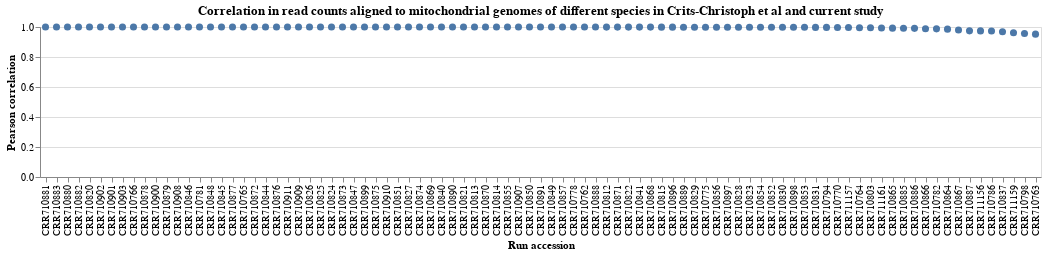

Notebook code cell kept with this figure:
### Markdown cell above
Plot the correlations by run:

### Code cell
aligned_reads_current_slider = alt.param(
    bind=alt.binding_range(
        name="minimum aligned reads in current study",
        min=0,
        max=1000,
    ),
    value=50,
)

aligned_reads_crits_christoph_slider = alt.param(
    bind=alt.binding_range(
        name="minimum aligned reads in Crits-Christoph et al",
        min=0,
        max=1000,
    ),
    value=50,
)

crits_christoph_vs_current_run_corr_chart = (
    alt.Chart(crits_christoph_vs_current_run_corr)
    .encode(
        x=alt.X(
            "Run accession",
            sort=alt.SortField("correlation", order="descending"),
        ),
        y=alt.Y("correlation", title="Pearson correlation"),
        tooltip=[
            alt.Tooltip(c, format=".4g")
            if crits_christoph_vs_current_run_corr[c].dtype == float
            else c
            for c in crits_christoph_vs_current_run_corr.columns.tolist()
        ],
    )
    .mark_circle(size=50, opacity=1)
    .properties(
        width=alt.Step(11),
        height=150,
        title=(
            "Correlation in read counts aligned to mitochondrial genomes of different "
            "species in Crits-Christoph et al and current study"
        )
    )
    .add_params(aligned_reads_current_slider, aligned_reads_crits_christoph_slider)
    .transform_filter(
        alt.datum["aligned_reads_current_study"] >= aligned_reads_current_slider
    )
    .transform_filter(
        alt.datum["aligned_reads_Crits_Christoph"] >= aligned_reads_crits_christoph_slider
    )
)

crits_christoph_vs_current_run_corr_chart

### Figure 1 — Vega-Lite specification as saved in the notebook (floating-point values rounded to 4 significant figures)
{"config": {"view": {"continuousWidth": 300, "continuousHeight": 300}}, "data": {"name": "data-71182559c1343452cd1048f0968b1e2c"}, "mark": {"type": "circle", "opacity": 1, "size": 50}, "encoding": {"tooltip": [{"field": "Run accession", "type": "nominal"}, {"field": "sample", "type": "nominal"}, {"field": "correlation", "format": ".4g", "type": "quantitative"}, {"field": "aligned_reads_Crits_Christoph", "type": "quantitative"}, {"field": "aligned_reads_current_study", "type": "quantitative"}], "x": {"field": "Run accession", "sort": {"field": "correlation", "order": "descending"}, "type": "nominal"}, "y": {"field": "correlation", "title": "Pearson correlation", "type": "quantitative"}}, "height": 150, "params": [{"name": "param_1", "bind": {"input": "range", "max": 1000, "min": 0, "name": "minimum aligned reads in current study"}, "value": 50}, {"name": "param_2", "bind": {"input": "range", "max": 1000, "min": 0, "name": "minimum aligned reads in Crits-Christoph et al"}, "value": 50}], "title": "Correlation in read counts aligned to mitochondrial genomes of different species in Crits-Christoph et al and current study", "transform": [{"filter": "(datum['aligned_reads_current_study'] >= param_1)"}, {"filter": "(datum['aligned_reads_Crits_Christoph'] >= param_2)"}], "width": {"step": 11}, "$schema": "https://vega.github.io/schema/vega-lite/v5.6.1.json", "datasets": {"data-71182559c1343452cd1048f0968b1e2c": [{"Run accession": "CRR710762", "sample": "Q61", "correlation": 0.9994, "aligned_reads_Crits_Christoph": 21889, "aligned_reads_current_study": 12315}, {"Run accession": "CRR710763", "sample": "Q64", "correlation": 0.9524, "aligned_reads_Crits_Christoph": 1291, "aligned_reads_current_study": 715}, {"Run accession": "CRR710764", "sample": "Q68", "correlation": 0.9954, "aligned_reads_Crits_Christoph": 1364, "aligned_reads_current_study": 782}, {"Run accession": "CRR710765", "sample": "Q69", "correlation": 0.9999, "aligned_reads_Crits_Christoph": 4627, "aligned_reads_current_study": 2814}, {"Run accession": "CRR710766", "sample": "Q70", "correlation": 1.0, "aligned_reads_Crits_Christoph": 6153, "aligned_reads_current_study": 2818}, {"Run accession": "CRR710770", "sample": "1-29-8", "correlation": 0.9965, "aligned_reads_Crits_Christoph": 67, "aligned_reads_current_study": 69}, {"Run accession": "CRR710772", "sample": "8-25-M1", "correlation": 0.9836, "aligned_reads_Crits_Christoph": 46, "aligned_reads_current_study": 47}, {"Run accession": "CRR710775", "sample": "WS-1-1", "correlation": 0.9988, "aligned_reads_Crits_Christoph": 313, "aligned_reads_current_study": 116}, {"Run accession": "CRR710778", "sample": "WS-2-1", "correlation": 0.9995, "aligned_reads_Crits_Christoph": 628, "aligned_reads_current_study": 254}, {"Run accession": "CRR710781", "sample": "WS-2-3", "correlation": 0.9999, "aligned_reads_Crits_Christoph": 3101, "aligned_reads_current_study": 1110}, {"Run accession": "CRR710782", "sample": "CSSQ-1-3", "correlation": 0.9876, "aligned_reads_Crits_Christoph": 73164, "aligned_reads_current_study": 52921}, {"Run accession": "CRR710786", "sample": "W-8-25-D1", "correlation": 0.9729, "aligned_reads_Crits_Christoph": 604, "aligned_reads_current_study": 278}, {"Run accession": "CRR710790", "sample": "W-8-25-L", "correlation": 0.9743, "aligned_reads_Crits_Christoph": 96, "aligned_reads_current_study": 48}, {"Run accession": "CRR710794", "sample": "EWS-2#-2", "correlation": 0.9974, "aligned_reads_Crits_Christoph": 129, "aligned_reads_current_study": 94}, {"Run accession": "CRR710798", "sample": "WWS-1#", "correlation": 0.9562, "aligned_reads_Crits_Christoph": 91, "aligned_reads_current_study": 63}, {"Run accession": "CRR710803", "sample": "WWS-1#-3", "correlation": 0.9944, "aligned_reads_Crits_Christoph": 148, "aligned_reads_current_study": 118}, {"Run accession": "CRR710804", "sample": "WWS-2#-3", "correlation": 0.7484, "aligned_reads_Crits_Christoph": 24, "aligned_reads_current_study": 23}, {"Run accession": "CRR710812", "sample": "A101", "correlation": 0.9994, "aligned_reads_Crits_Christoph": 1168, "aligned_reads_current_study": 1196}, {"Run accession": "CRR710813", "sample": "A101", "correlation": 0.9997, "aligned_reads_Crits_Christoph": 1187, "aligned_reads_current_study": 1207}, {"Run accession": "CRR710814", "sample": "A101", "correlation": 0.9996, "aligned_reads_Crits_Christoph": 1199, "aligned_reads_current_study": 1213}, {"Run accession": "CRR710815", "sample": "A101", "correlation": 0.9991, "aligned_reads_Crits_Christoph": 1149, "aligned_reads_current_study": 1201}, {"Run accession": "CRR710820", "sample": "A15", "correlation": 1.0, "aligned_reads_Crits_Christoph": 162, "aligned_reads_current_study": 159}, {"Run accession": "CRR710821", "sample": "A15", "correlation": 0.9997, "aligned_reads_Crits_Christoph": 96, "aligned_reads_current_study": 88}, {"Run accession": "CRR710822", "sample": "A15", "correlation": 0.9993, "aligned_reads_Crits_Christoph": 129, "aligned_reads_current_study": 120}, {"Run accession": "CRR710823", "sample": "A15", "correlation": 0.9985, "aligned_reads_Crits_Christoph": 123, "aligned_reads_current_study": 124}, {"Run accession": "CRR710824", "sample": "A18", "correlation": 0.9998, "aligned_reads_Crits_Christoph": 620, "aligned_reads_current_study": 639}, {"Run accession": "CRR710825", "sample": "A18", "correlation": 0.9998, "aligned_reads_Crits_Christoph": 743, "aligned_reads_current_study": 777}, {"Run accession": "CRR710826", "sample": "A18", "correlation": 0.9998, "aligned_reads_Crits_Christoph": 649, "aligned_reads_current_study": 673}, {"Run accession": "CRR710827", "sample": "A18", "correlation": 0.9998, "aligned_reads_Crits_Christoph": 594, "aligned_reads_current_study": 633}, {"Run accession": "CRR710828", "sample": "A2", "correlation": 0.9985, "aligned_reads_Crits_Christoph": 288, "aligned_reads_current_study": 319}, {"Run accession": "CRR710829", "sample": "A2", "correlation": 0.9988, "aligned_reads_Crits_Christoph": 321, "aligned_reads_current_study": 354}, {"Run accession": "CRR710830", "sample": "A2", "correlation": 0.9983, "aligned_reads_Crits_Christoph": 265, "aligned_reads_current_study": 313}, {"Run accession": "CRR710831", "sample": "A2", "correlation": 0.9975, "aligned_reads_Crits_Christoph": 247, "aligned_reads_current_study": 268}, {"Run accession": "CRR710836", "sample": "A33", "correlation": 0.9589, "aligned_reads_Crits_Christoph": 29, "aligned_reads_current_study": 49}, {"Run accession": "CRR710837", "sample": "A33", "correlation": 0.9684, "aligned_reads_Crits_Christoph": 53, "aligned_reads_current_study": 72}, {"Run accession": "CRR710838", "sample": "A33", "correlation": 0.9767, "aligned_reads_Crits_Christoph": 34, "aligned_reads_current_study": 55}, {"Run accession": "CRR710839", "sample": "A33", "correlation": 0.9107, "aligned_reads_Crits_Christoph": 30, "aligned_reads_current_study": 64}, {"Run accession": "CRR710840", "sample": "A55", "correlation": 0.9997, "aligned_reads_Crits_Christoph": 2376, "aligned_reads_current_study": 2505}, {"Run accession": "CRR710841", "sample": "A55", "correlation": 0.9992, "aligned_reads_Crits_Christoph": 2389, "aligned_reads_current_study": 2495}, {"Run accession": "CRR710844", "sample": "A61", "correlation": 0.9999, "aligned_reads_Crits_Christoph": 3486, "aligned_reads_current_study": 3505}, {"Run accession": "CRR710845", "sample": "A61", "correlation": 0.9999, "aligned_reads_Crits_Christoph": 3589, "aligned_reads_current_study": 3594}, {"Run accession": "CRR710846", "sample": "A61", "correlation": 0.9999, "aligned_reads_Crits_Christoph": 3524, "aligned_reads_current_study": 3541}, {"Run accession": "CRR710847", "sample": "A61", "correlation": 0.9998, "aligned_reads_Crits_Christoph": 3337, "aligned_reads_current_study": 3348}, {"Run accession": "CRR710848", "sample": "A63", "correlation": 0.9999, "aligned_reads_Crits_Christoph": 609, "aligned_reads_current_study": 629}, {"Run accession": "CRR710849", "sample": "A63", "correlation": 0.9995, "aligned_reads_Crits_Christoph": 541, "aligned_reads_current_study": 589}, {"Run accession": "CRR710850", "sample": "A63", "correlation": 0.9995, "aligned_reads_Crits_Christoph": 535, "aligned_reads_current_study": 601}, {"Run accession": "CRR710851", "sample": "A63", "correlation": 0.9998, "aligned_reads_Crits_Christoph": 598, "aligned_reads_current_study": 648}, {"Run accession": "CRR710852", "sample": "A87", "correlation": 0.9983, "aligned_reads_Crits_Christoph": 742, "aligned_reads_current_study": 768}, {"Run accession": "CRR710853", "sample": "A87", "correlation": 0.998, "aligned_reads_Crits_Christoph": 734, "aligned_reads_current_study": 772}, {"Run accession": "CRR710854", "sample": "A87", "correlation": 0.9984, "aligned_reads_Crits_Christoph": 787, "aligned_reads_current_study": 825}, {"Run accession": "CRR710855", "sample": "A87", "correlation": 0.9996, "aligned_reads_Crits_Christoph": 854, "aligned_reads_current_study": 870}, {"Run accession": "CRR710856", "sample": "A88", "correlation": 0.9988, "aligned_reads_Crits_Christoph": 55, "aligned_reads_current_study": 60}, {"Run accession": "CRR710857", "sample": "A88", "correlation": 0.9995, "aligned_reads_Crits_Christoph": 62, "aligned_reads_current_study": 64}, {"Run accession": "CRR710858", "sample": "A88", "correlation": 0.976, "aligned_reads_Crits_Christoph": 36, "aligned_reads_current_study": 47}, {"Run accession": "CRR710859", "sample": "A88", "correlation": 1.0, "aligned_reads_Crits_Christoph": 44, "aligned_reads_current_study": 45}, {"Run accession": "CRR710860", "sample": "A90", "correlation": 0.9353, "aligned_reads_Crits_Christoph": 17, "aligned_reads_current_study": 27}, {"Run accession": "CRR710861", "sample": "A90", "correlation": 0.9032, "aligned_reads_Crits_Christoph": 13, "aligned_reads_current_study": 20}, {"Run accession": "CRR710864", "sample": "A96", "correlation": 0.9857, "aligned_reads_Crits_Christoph": 52, "aligned_reads_current_study": 61}, {"Run accession": "CRR710865", "sample": "A96", "correlation": 0.9925, "aligned_reads_Crits_Christoph": 63, "aligned_reads_current_study": 72}, {"Run accession": "CRR710866", "sample": "A96", "correlation": 0.9883, "aligned_reads_Crits_Christoph": 50, "aligned_reads_current_study": 65}, {"Run accession": "CRR710867", "sample": "A96", "correlation": 0.9801, "aligned_reads_Crits_Christoph": 83, "aligned_reads_current_study": 98}, {"Run accession": "CRR710868", "sample": "B17", "correlation": 0.9992, "aligned_reads_Crits_Christoph": 770, "aligned_reads_current_study": 793}, {"Run accession": "CRR710869", "sample": "B17", "correlation": 0.9998, "aligned_reads_Crits_Christoph": 785, "aligned_reads_current_study": 819}, {"Run accession": "CRR710870", "sample": "B17", "correlation": 0.9997, "aligned_reads_Crits_Christoph": 773, "aligned_reads_current_study": 809}, {"Run accession": "CRR710871", "sample": "B17", "correlation": 0.9994, "aligned_reads_Crits_Christoph": 765, "aligned_reads_current_study": 805}, {"Run accession": "CRR710872", "sample": "B5", "correlation": 0.9999, "aligned_reads_Crits_Christoph": 4747, "aligned_reads_current_study": 4784}, {"Run accession": "CRR710873", "sample": "B5", "correlation": 0.9998, "aligned_reads_Crits_Christoph": 4628, "aligned_reads_current_study": 4670}, {"Run accession": "CRR710874", "sample": "B5", "correlation": 0.9998, "aligned_reads_Crits_Christoph": 4932, "aligned_reads_current_study": 4971}, {"Run accession": "CRR710875", "sample": "B5", "correlation": 0.9998, "aligned_reads_Crits_Christoph": 5101, "aligned_reads_current_study": 5145}, {"Run accession": "CRR710876", "sample": "D32", "correlation": 0.9999, "aligned_reads_Crits_Christoph": 2458, "aligned_reads_current_study": 2509}, {"Run accession": "CRR710877", "sample": "D32", "correlation": 0.9999, "aligned_reads_Crits_Christoph": 2367, "aligned_reads_current_study": 2416}, {"Run accession": "CRR710878", "sample": "D32", "correlation": 1.0, "aligned_reads_Crits_Christoph": 2278, "aligned_reads_current_study": 2307}, {"Run accession": "CRR710879", "sample": "D32", "correlation": 1.0, "aligned_reads_Crits_Christoph": 2216, "aligned_reads_current_study": 2244}, {"Run accession": "CRR710880", "sample": "E48", "correlation": 1.0, "aligned_reads_Crits_Christoph": 12752, "aligned_reads_current_study": 12872}, {"Run accession": "CRR710881", "sample": "E48", "correlation": 1.0, "aligned_reads_Crits_Christoph": 12437, "aligned_reads_current_study": 12594}, {"Run accession": "CRR710882", "sample": "E48", "correlation": 1.0, "aligned_reads_Crits_Christoph": 12569, "aligned_reads_current_study": 12752}, {"Run accession": "CRR710883", "sample": "E48", "correlation": 1.0, "aligned_reads_Crits_Christoph": 12473, "aligned_reads_current_study": 12674}, {"Run accession": "CRR710884", "sample": "E61", "correlation": 0.9791, "aligned_reads_Crits_Christoph": 37, "aligned_reads_current_study": 47}, {"Run accession": "CRR710885", "sample": "E61", "correlation": 0.9919, "aligned_reads_Crits_Christoph": 60, "aligned_reads_current_study": 71}, {"Run accession": "CRR710886", "sample": "E61", "correlation": 0.9909, "aligned_reads_Crits_Christoph": 77, "aligned_reads_current_study": 84}, {"Run accession": "CRR710887", "sample": "E61", "correlation": 0.9743, "aligned_reads_Crits_Christoph": 59, "aligned_reads_current_study": 67}, {"Run accession": "CRR710888", "sample": "E7", "correlation": 0.9994, "aligned_reads_Crits_Christoph": 1099, "aligned_reads_current_study": 1131}, {"Run accession": "CRR710889", "sample": "E7", "correlation": 0.9989, "aligned_reads_Crits_Christoph": 1125, "aligned_reads_current_study": 1193}, {"Run accession": "CRR710890", "sample": "E7", "correlation": 0.9997, "aligned_reads_Crits_Christoph": 1068, "aligned_reads_current_study": 1101}, {"Run accession": "CRR710891", "sample": "E7", "correlation": 0.9995, "aligned_reads_Crits_Christoph": 1028, "aligned_reads_current_study": 1067}, {"Run accession": "CRR710892", "sample": "F100", "correlation": 0.9651, "aligned_reads_Crits_Christoph": 38, "aligned_reads_current_study": 49}, {"Run accession": "CRR710893", "sample": "F100", "correlation": 0.9581, "aligned_reads_Crits_Christoph": 31, "aligned_reads_current_study": 42}, {"Run accession": "CRR710894", "sample": "F100", "correlation": 0.9836, "aligned_reads_Crits_Christoph": 30, "aligned_reads_current_study": 39}, {"Run accession": "CRR710895", "sample": "F100", "correlation": 0.9814, "aligned_reads_Crits_Christoph": 31, "aligned_reads_current_study": 40}, {"Run accession": "CRR710896", "sample": "F13", "correlation": 0.999, "aligned_reads_Crits_Christoph": 103, "aligned_reads_current_study": 103}, {"Run accession": "CRR710897", "sample": "F13", "correlation": 0.9986, "aligned_reads_Crits_Christoph": 67, "aligned_reads_current_study": 67}, {"Run accession": "CRR710898", "sample": "F13", "correlation": 0.9981, "aligned_reads_Crits_Christoph": 89, "aligned_reads_current_study": 94}, {"Run accession": "CRR710899", "sample": "F13", "correlation": 0.9998, "aligned_reads_Crits_Christoph": 105, "aligned_reads_current_study": 104}, {"Run accession": "CRR710900", "sample": "F46", "correlation": 1.0, "aligned_reads_Crits_Christoph": 1138, "aligned_reads_current_study": 1043}, {"Run accession": "CRR710901", "sample": "F46", "correlation": 1.0, "aligned_reads_Crits_Christoph": 1130, "aligned_reads_current_study": 1039}, {"Run accession": "CRR710902", "sample": "F46", "correlation": 1.0, "aligned_reads_Crits_Christoph": 1175, "aligned_reads_current_study": 1079}, {"Run accession": "CRR710903", "sample": "F46", "correlation": 1.0, "aligned_reads_Crits_Christoph": 1172, "aligned_reads_current_study": 1076}, {"Run accession": "CRR710905", "sample": "F54", "correlation": -0.004219, "aligned_reads_Crits_Christoph": 5, "aligned_reads_current_study": 237}, {"Run accession": "CRR710907", "sample": "F54", "correlation": 0.9996, "aligned_reads_Crits_Christoph": 144, "aligned_reads_current_study": 211}, {"Run accession": "CRR710908", "sample": "F98", "correlation": 0.9999, "aligned_reads_Crits_Christoph": 423, "aligned_reads_current_study": 439}, {"Run accession": "CRR710909", "sample": "F98", "correlation": 0.9998, "aligned_reads_Crits_Christoph": 393, "aligned_reads_current_study": 412}, {"Run accession": "CRR710910", "sample": "F98", "correlation": 0.9998, "aligned_reads_Crits_Christoph": 432, "aligned_reads_current_study": 442}, {"Run accession": "CRR710911", "sample": "F98", "correlation": 0.9999, "aligned_reads_Crits_Christoph": 343, "aligned_reads_current_study": 358}, {"Run accession": "CRR711156", "sample": "W-8-25-D2", "correlation": 0.974, "aligned_reads_Crits_Christoph": 6493, "aligned_reads_current_study": 2985}, {"Run accession": "CRR711157", "sample": "W-8-25-L2", "correlation": 0.9963, "aligned_reads_Crits_Christoph": 2979, "aligned_reads_current_study": 1222}, {"Run accession": "CRR711158", "sample": "EWS-3#-2", "correlation": 0.9925, "aligned_reads_Crits_Christoph": 69, "aligned_reads_current_study": 48}, {"Run accession": "CRR711159", "sample": "WWS-1#-2", "correlation": 0.9615, "aligned_reads_Crits_Christoph": 81, "aligned_reads_current_study": 70}, {"Run accession": "CRR711161", "sample": "wws-1#-0", "correlation": 0.9938, "aligned_reads_Crits_Christoph": 210, "aligned_reads_current_study": 164}]}}
